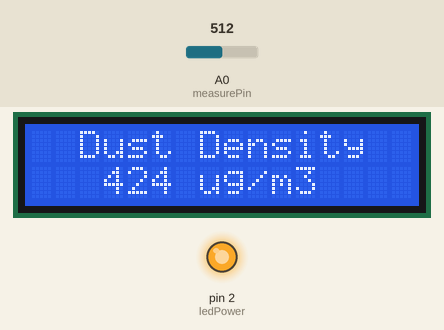
Bench run of a sketch on a simulated Arduino Uno, built with avr-gcc and run on an emulated ATmega328P. On the bench: 16×2 character LCD, output pins drawn as LEDs (lit = HIGH). Inputs (shaded band) come from the test bench; at power-on: A0 (measurePin) = 512. What the sketch prints to the serial monitor is not drawn.

Above: at 3.7 s.
3.8 s: A0 (measurePin) set to 716
At 5.5 s:
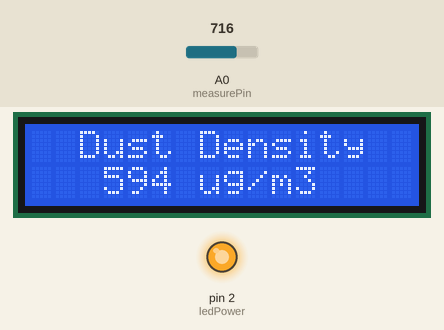
6.7 s: A0 (measurePin) set to 900
At 8.7 s:
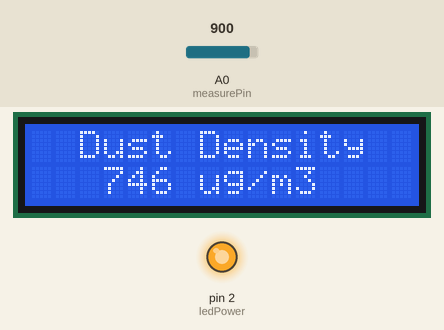
9.7 s: A0 (measurePin) set to 1023
At 11.8 s:
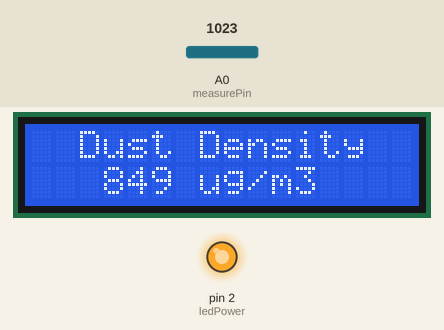
Timing chart, 0 to 52.5 s (numbered marks = the images above; inputs shaded):
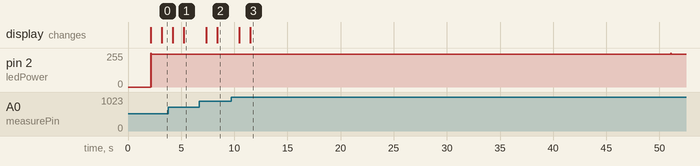

The sketch:

Dust_Sensor.ino
```cpp
/*

 Interfacing Sharp Optical Dust Sensor GP2Y1014AU0F with Arduino

*/
#include <Wire.h>
#include <LiquidCrystal_I2C.h>
LiquidCrystal_I2C lcd(0x27,16,2);  // set the LCD address to 0x27 for a 16 chars and 2 line display

#define measurePin  A0 //Connect dust sensor to Arduino A0 pin
#define ledPower  2   //Connect 3 led driver pins of dust sensor to Arduino D2
long sum;
int avgDustDensity;
int samplingTime = 280; // time required to sample signal coming out   of the sensor

int deltaTime = 40; //
int sleepTime = 9680;
float voMeasured = 0;
float calcVoltage = 0;
float dustDensity = 0;
void setup(){
 Serial.begin(9600);
 lcd.init();                      // initialize the lcd
 lcd.init();
 lcd.backlight();
 lcd.setCursor(0,0);
 lcd.print("   HEXTRONICS  ");
 pinMode(ledPower,OUTPUT);
delay(2000);
lcd.clear();
}

void loop(){


 //////////////Averaging////////////////
 for(int i=0;i<100;i++){
    digitalWrite(ledPower,LOW); // power on the LED
  delayMicroseconds(samplingTime);
  voMeasured = analogRead(measurePin); // read the dust value
  delayMicroseconds(deltaTime);
  digitalWrite(ledPower,HIGH); // turn the LED off
  delayMicroseconds(sleepTime);
  // 0 - 5V mapped to 0 - 1023 integer values
  calcVoltage = voMeasured * (5.0 / 1024.0);

  dustDensity = 170 * calcVoltage - 0.1;
  sum+=dustDensity;
 }
 avgDustDensity=sum/100;
  Serial.println(avgDustDensity); // unit: ug/m3
  sum=0;

  //delay(10);
//////////////LCD?////////
lcd.setCursor(0,0);
lcd.print("  Dust Density");
lcd.setCursor(3,1);
lcd.print(avgDustDensity);
lcd.print(" ug/m3 ");

}
```

Measured:
- after the input at 3.8 s, the display: first changes after 0.43 s (image 1 shows a later state)
- after the input at 6.7 s, the display: first changes after 0.65 s (image 2 shows a later state)
- after the input at 9.7 s, the display: first changes after 0.77 s (image 3 shows a later state)
